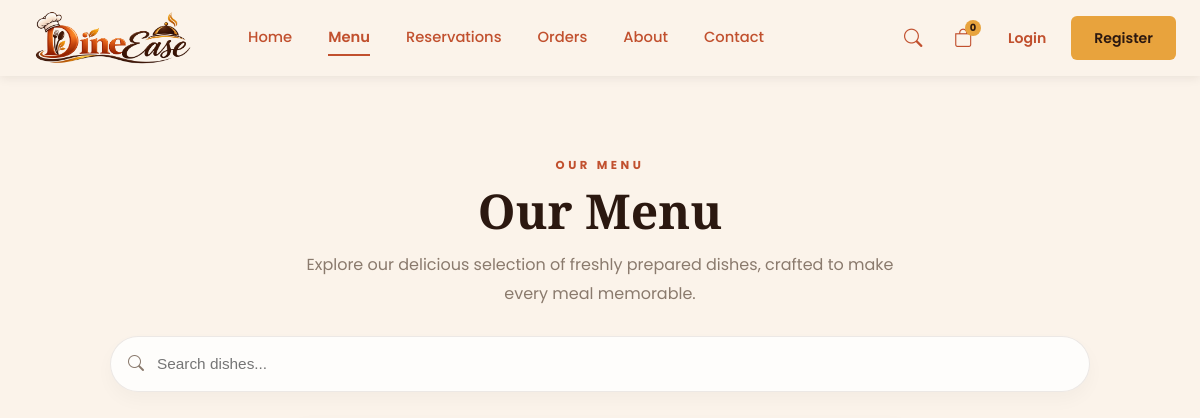
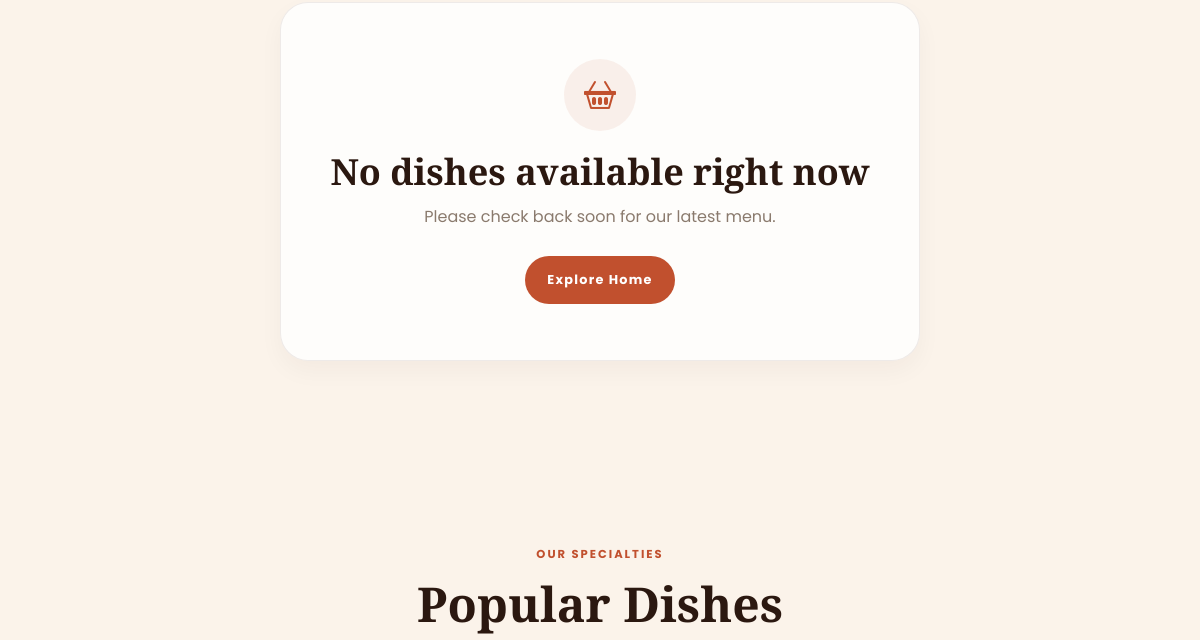
The page /menu/ (upper part) on the database as committed earlier (2 pictures, top to bottom).
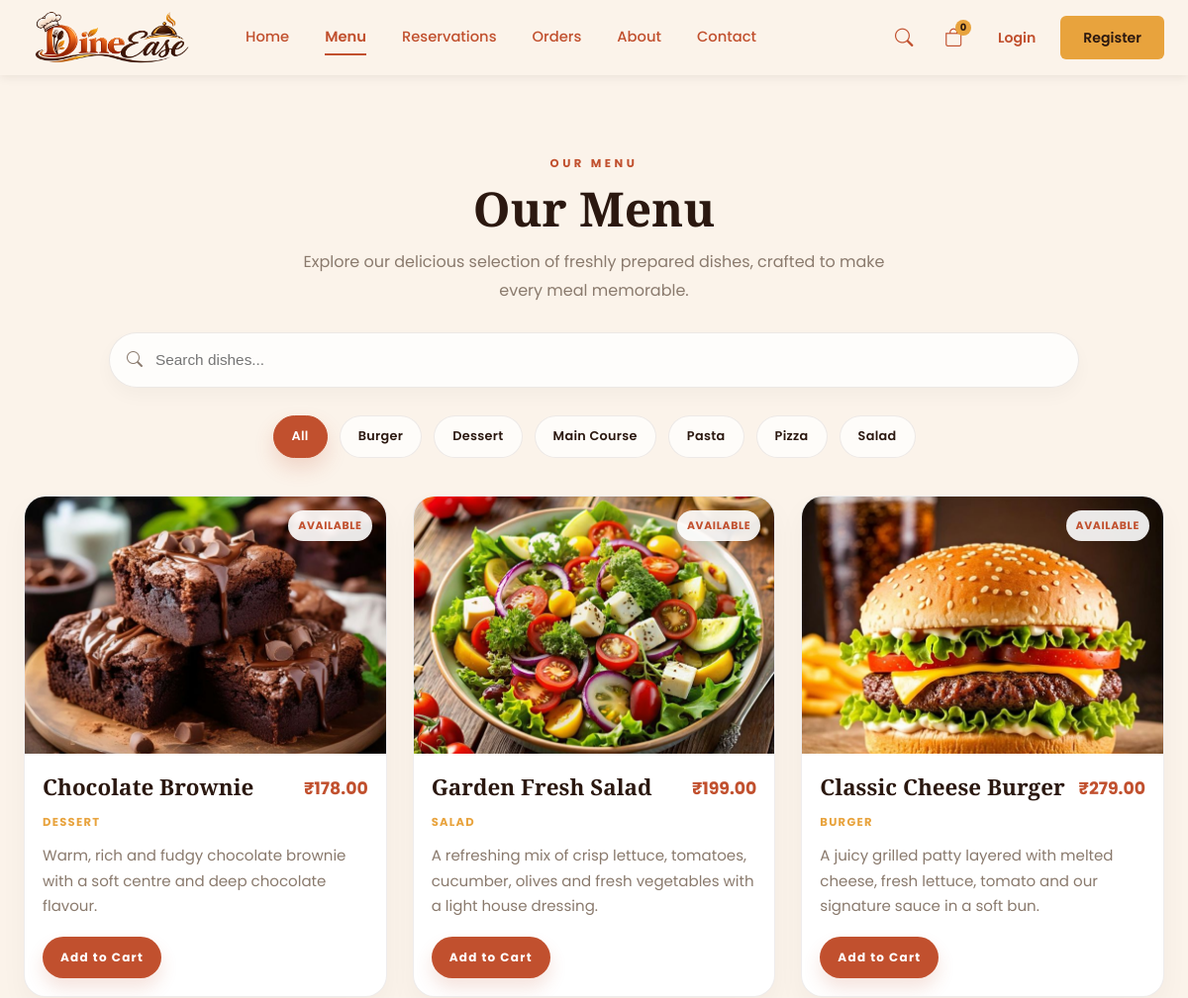
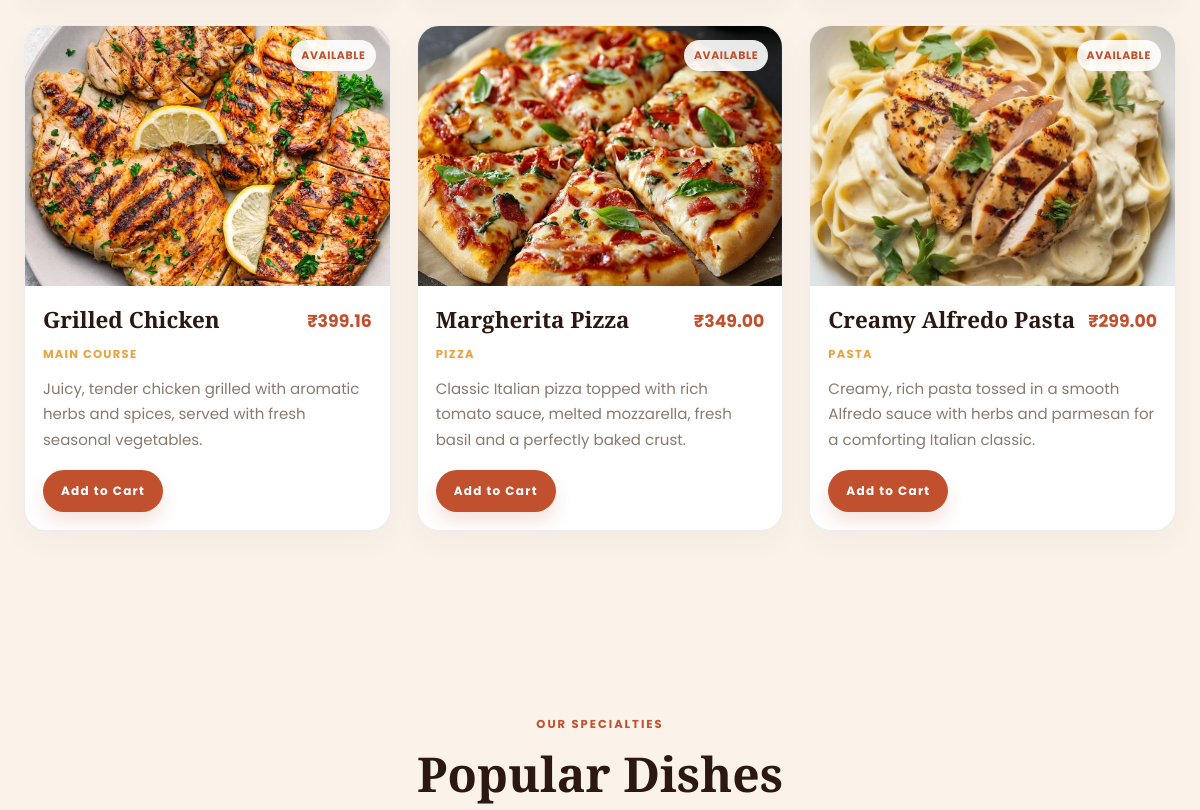
The same page on the database as committed later (2 pictures, top to bottom).
### menu/models.py (models this page shows, shortened)
class Menu(models.Model):
	name = models.CharField(max_length=120)
	description = models.TextField()
	price = models.DecimalField(max_digits=8, decimal_places=2)
	image = models.ImageField(upload_to='menu/', blank=True)
	category = models.CharField(max_length=80, blank=True)
	is_available = models.BooleanField(default=True)
	created_at = models.DateTimeField(auto_now_add=True)
	class Meta:
		ordering = ('-created_at',)

### menu/views.py (the view)
# urls.py: path('menu/', menu_view, name='menu'),
def menu_view(request):
    selected_category = request.GET.get('category', '').strip()
    search_query = request.GET.get('q', '').strip()
    dishes = Menu.objects.filter(is_available=True)
    if search_query:
        dishes = dishes.filter(
            Q(name__icontains=search_query) |
            Q(description__icontains=search_query) |
            Q(category__icontains=search_query)
        )
    if selected_category:
        dishes = dishes.filter(category__iexact=selected_category)
    categories_queryset = Menu.objects.filter(is_available=True).exclude(category='')
    if search_query:
        categories_queryset = categories_queryset.filter(
            Q(name__icontains=search_query) |
            Q(description__icontains=search_query) |
            Q(category__icontains=search_query)
        )
    categories = (
        categories_queryset
        .values_list('category', flat=True)
        .distinct()
        .order_by('category')
    )
    return render(request, 'menu.html', {
        'dishes': dishes,
        'categories': categories,
        'selected_category': selected_category,
        'search_query': search_query,
    })

### templates/menu.html (shortened to what this page needs)
{% extends 'base.html' %}
{% load static %}
{% block content %}
<section class="menu-page">
    <div class="menu-container">
        <header class="menu-hero">
            <p class="menu-kicker">OUR MENU</p>
            <h1>Our Menu</h1>
            <p class="menu-subtitle">Explore our delicious selection of freshly prepared dishes, crafted to make every meal memorable.</p>
        </header>
        <div class="menu-controls" aria-label="Menu controls">
            <form method="get" action="{% url 'menu' %}" class="menu-search-form">
                <div class="menu-search-wrap">
                    <i class="bi bi-search menu-search-icon" aria-hidden="true"></i>
                    <input type="search" name="q" value="{{ search_query }}" class="menu-search" placeholder="Search dishes..." aria-label="Search dishes">
                </div>
            </form>
            {% if categories %}
            <nav class="menu-categories" aria-label="Menu categories">
                <a href="{% url 'menu' %}{% if search_query %}?q={{ search_query|urlencode }}{% endif %}" class="menu-category-btn {% if not selected_category %}active{% endif %}">All</a>
                {% for category in categories %}
                <a href="{% url 'menu' %}?{% if search_query %}q={{ search_query|urlencode }}&{% endif %}category={{ category|urlencode }}" class="menu-category-btn {% if selected_category == category %}active{% endif %}">{{ category }}</a>
                {% endfor %}
            </nav>
            {% endif %}
        </div>
        {% if dishes %}
        <div class="menu-grid">
            {% for item in dishes %}
            <article class="menu-card">
                <div class="menu-card-media">
                    {% if item.image %}
                    <img src="{{ item.image.url }}" alt="{{ item.name }}" class="menu-card-image" loading="lazy">
                    {% else %}
                    <div class="menu-card-image-fallback" aria-label="{{ item.name }}"></div>
                    {% endif %}
                    <span class="availability-badge {% if item.is_available %}available{% else %}unavailable{% endif %}">
                        {% if item.is_available %}Available{% else %}Currently Unavailable{% endif %}
                    </span>
                </div>
                <div class="menu-card-content">
                    <div class="menu-card-header">
                        <h2 class="menu-card-title">{{ item.name }}</h2>
                        <span class="menu-card-price">₹{{ item.price }}</span>
                    </div>
                    {% if item.category %}
                    <p class="menu-card-category">{{ item.category }}</p>
                    {% endif %}
                    {% if item.description %}
                    <p class="menu-card-description">{{ item.description }}</p>
                    {% endif %}
                    <div class="menu-card-actions">
                        {% if item.is_available %}
                        <form method="post" action="{% url 'add_to_cart' %}" class="menu-card-form">
                            <button type="submit" class="add-to-cart-btn">Add to Cart</button>
                        </form>
                        {% else %}
                        <button type="button" class="add-to-cart-btn add-to-cart-btn-disabled" disabled>Currently Unavailable</button>
                        {% endif %}
                    </div>
                </div>
            </article>
            {% endfor %}
        </div>
        {% else %}
        <div class="empty-menu">
            <div class="empty-menu-icon" aria-hidden="true"><i class="bi bi-basket2"></i></div>
            <h2>No dishes available right now</h2>
            <p>Please check back soon for our latest menu.</p>
            <a href="{% url 'home' %}" class="empty-menu-btn">Explore Home</a>
        </div>
        {% endif %}
    </div>
</section>
{% endblock %}

### templates/base.html (shortened to what this page needs)
{% load static %}
<!DOCTYPE html>
<html lang="en">
<head>
    <link rel="stylesheet" href="https://cdn.jsdelivr.net/npm/bootstrap-icons@1.11.3/font/bootstrap-icons.min.css">
    <link rel="stylesheet" href="{% static 'css/style.css' %}">
</head>
<body>
    <header class="site-header">
        <nav class="navbar" id="navbar">
            <div class="navbar-inner">
                {% load static %}
                <a href="/" class="navbar-brand">
                    <img src="{% static 'images/Loogoo.png' %}" alt="DineEase Logo" class="navbar-logo">
                </a>
                <ul class="nav-links" id="navLinks">
                    <li><a href="{% url 'home' %}"
                            class="nav-link {% if request.resolver_match.url_name == 'home' %}active{% endif %}">Home</a>
                    </li>
                    <li><a href="{% url 'menu' %}"
                            class="nav-link {% if request.resolver_match.url_name == 'menu' %}active{% endif %}">Menu</a>
                    </li>
                    <li><a href="{% url 'reservations' %}"
                            class="nav-link {% if request.resolver_match.url_name == 'reservations' %}active{% endif %}">Reservations</a>
                    </li>
                    <li><a href="#"
                            class="nav-link {% if request.resolver_match.url_name == 'orders' %}active{% endif %}">Orders</a>
                    </li>
                    <li><a href="#"
                            class="nav-link {% if request.resolver_match.url_name == 'about' %}active{% endif %}">About</a>
                    </li>
                    <li><a href="#"
                            class="nav-link {% if request.resolver_match.url_name == 'contact' %}active{% endif %}">Contact</a>
                    </li>
                </ul>
                <div class="nav-actions">
                    <button type="button" class="icon-btn" id="searchToggle" aria-label="Search">
                        <i class="bi bi-search"></i>
                    </button>
                    <a href="{% url 'cart' %}" class="icon-btn cart-btn" aria-label="Cart">
                        <i class="bi bi-bag"></i>
                        <span class="cart-count">{{ request.session.cart|length|default:0 }}</span>
                    </a>
                    {% if user.is_authenticated %}
                    <div class="user-dropdown">
                        <button type="button" class="user-dropdown-toggle" id="userDropdownToggle">
                            <i class="bi bi-person-circle"></i>
                            <span class="user-name">{{ user.first_name|default:user.username }}</span>
                            <i class="bi bi-chevron-down dropdown-caret"></i>
                        </button>
                        <div class="user-dropdown-menu" id="userDropdownMenu">
                            <a href="#"><i class="bi bi-person"></i> My Profile</a>
                            <a href="#"><i class="bi bi-receipt"></i> My Orders</a>
                            <a href="#"><i class="bi bi-calendar-check"></i> My Reservations</a>
                            <hr>
                            <a href="#"><i class="bi bi-box-arrow-right"></i> Logout</a>
                        </div>
                    </div>
                    {% else %}
                    <a href="#" class="btn btn-text">Login</a>
                    <a href="#" class="btn btn-gold">Register</a>
                    {% endif %}
                </div>
            </div>
        </nav>
    </header>
    <main class="site-main">
        {% block content %}
        {% endblock %}
    </main>
     <section class="popular-dishes">
    <div class="container">
        <div class="section-heading">
            <span>OUR SPECIALTIES</span>
            <h2>Popular Dishes</h2>
        </div>
    </div>
</section>
</body>
</html>

Rows that differ between the two databases and show on the page:
added Menu: image (picture), is_available "AVAILABLE", name "Chocolate Brownie", price "178.00", category "DESSERT", description "Warm, rich and fudgy chocolate brownie with a soft centre and deep chocolate flavour."
added Menu: image (picture), is_available "AVAILABLE", name "Garden Fresh Salad", price "199.00", category "SALAD", description "A refreshing mix of crisp lettuce, tomatoes, cucumber, olives and fresh vegetables with a light house dressing."
added Menu: image (picture), is_available "AVAILABLE", name "Classic Cheese Burger", price "279.00", category "BURGER", description "A juicy grilled patty layered with melted cheese, fresh lettuce, tomato and our signature sauce in a soft bun."
added Menu: image (picture), is_available "AVAILABLE", name "Grilled Chicken", price "399.16", category "MAIN COURSE", description "Juicy, tender chicken grilled with aromatic herbs and spices, served with fresh seasonal vegetables."
added Menu: image (picture), is_available "AVAILABLE", name "Margherita Pizza", price "349.00", category "PIZZA", description "Classic Italian pizza topped with rich tomato sauce, melted mozzarella, fresh basil and a perfectly baked crust."
added Menu: image (picture), is_available "AVAILABLE", name "Creamy Alfredo Pasta", price "299.00", category "PASTA", description "Creamy, rich pasta tossed in a smooth Alfredo sauce with herbs and parmesan for a comforting Italian classic."
Other text that changed with them:
text no longer shown: "No dishes available right now Please check back soon for our latest menu. Explore Home"
text now shown: "All"
new list line: "Burger"
new list line: "Dessert"
new list line: "Main Course"
new list line: "Pasta"
new list line: "Pizza"
new list line: "Salad"
